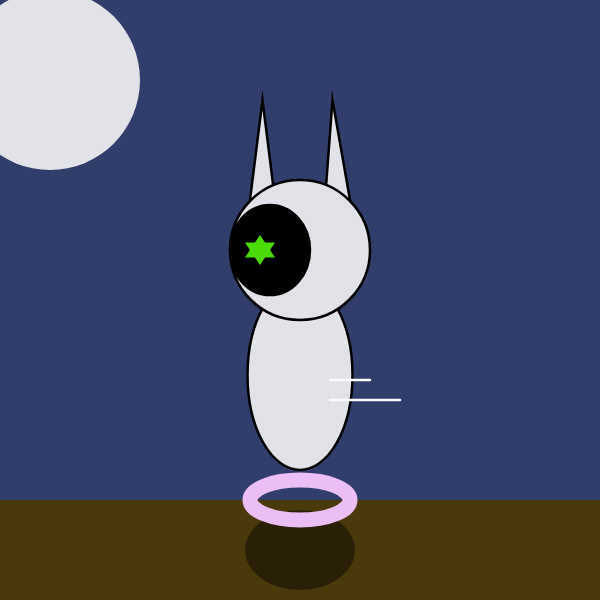
Frame 1 (no input)
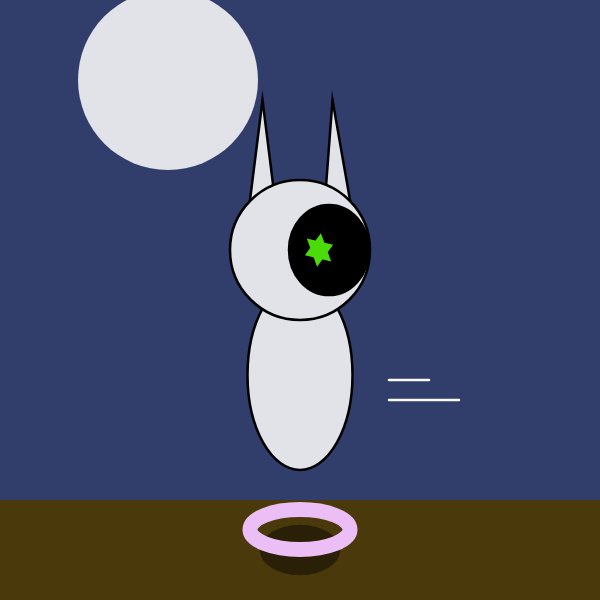
Frame 60 (no input)
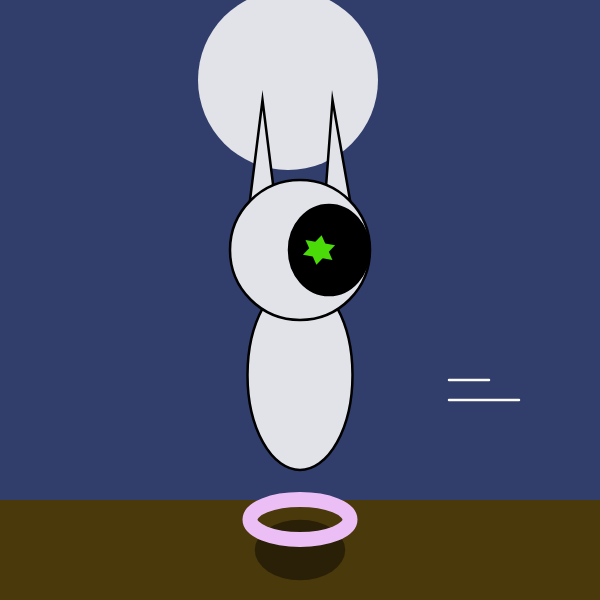
Frame 120 (the mouse pressed at the canvas centre since frame 60)

The p5.js sketch that drew these frames (run headless with seeded random() and noise() and a simulated clock; from frame 60 on, the mouse is pressed at the canvas centre):

// p5.js sketch
// ── sketch.js
let angle=0;
let yPos=500;

let shadowx=110;
let shadowy=80;

let xPos=50;
let xPos2=40;
let xPos3=330;
let xPos4=400;
let xPos5=550;
let xPos6=330;
let xPos7=370;
let xPos8=270;
let xPos9=260;

function setup() {
  createCanvas(600, 600);
  angleMode(DEGREES)
}

function draw() {
  background(49, 61, 107);
  //floor
    push() 
      noStroke();
      fill (74, 57, 10);
      rect(0,500,600,200);
    pop()
   
   
  
  //background
      
    push()
      noStroke ()
      fill(49, 61, 107);
      rect(0,0,600,100);
    pop()
  
    //body
  
      stroke(0);
      fill(225, 227, 232);
      strokeWeight(2.5);
      ellipse(300,375,105,190);
  push()
  noStroke();
      fill(41, 32, 7);
      ellipse(300,550,shadowx,shadowy);
    shadowx=shadowx - .5
  if (shadowx <=70)
    {shadowx=110}
  shadowy= shadowy - .5
  if (shadowy <= 40)
    {shadowy =80}
  
  pop()
  
    //moving halo
      push();
        noFill();
        strokeWeight(15);
        stroke(235, 191, 245);
        ellipse(300,yPos,100,40);
        yPos=yPos + .5
       
        if (yPos >= 550)
          {
      yPos = 510;
    }
   
      pop()
   //moon
  push()
  noStroke(0);
  ellipse(xPos,80,180);
xPos=xPos + 2
   if (xPos>=500)
    {
      xPos=50
      
    }
  pop()
  
  
  //horns
    triangle(250,200,275,200,262.5,100);
    triangle(325,200,350,200,332.5,100);
  
  //head
    fill(225, 227, 232);
    ellipse(300,250,140);
  //eye
    fill(0);
    push()
      
      ellipse(xPos8,250,80,90);
  xPos8=xPos8 + 1
    if (xPos8>= 330)
        {xPos8=270}
pop()
  push()
      noStroke(0);
      fill(75, 219, 9);
      translate(xPos9,250);
      rotate(angle);
      triangle(-15,7.5,15,7.5,0,-15);
      triangle(-15,-7.5,15,-7.5,0,15);
      angle= angle + 50
         xPos9= xPos9 + 1
        if (xPos9 >= 320)
          {xPos9 = 260}
    pop()
  
  //wind swoshes
  stroke(252, 252, 252)
  line(xPos3,400,xPos4,400);
   xPos3=xPos3 + 1
  if (xPos3 >= 530)
    {xPos3= 330}
   xPos4=xPos4 + 1
  if (xPos4 >= 600)
    {xPos4 = 400}
  line(xPos6,380,xPos7,380);
  xPos6=xPos6 + 1
  if (xPos6 >= 530)
    {xPos6=330}
  xPos7=xPos7 + 1
  if (xPos7 >= 570)
    {xPos7=370}
}
